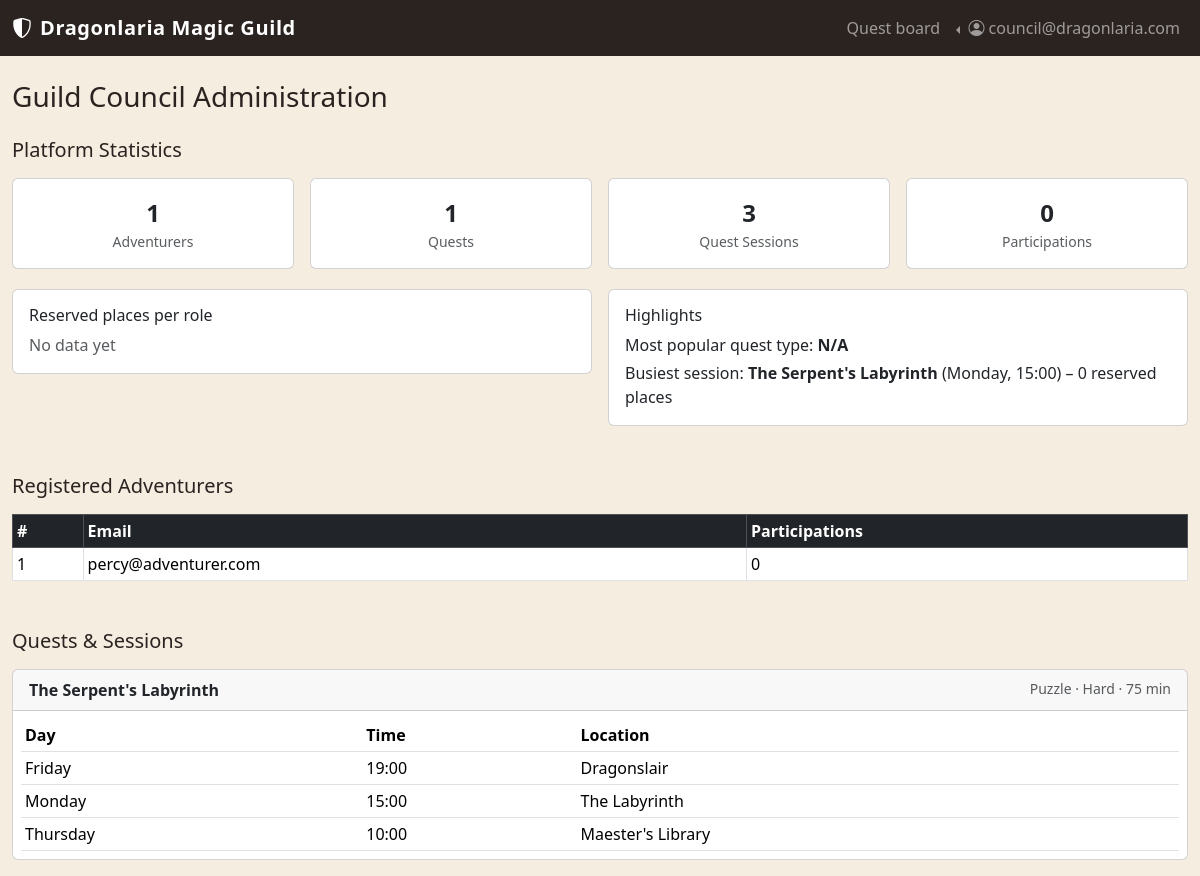
/admin (signed in), run on an earlier commit of the app's database.
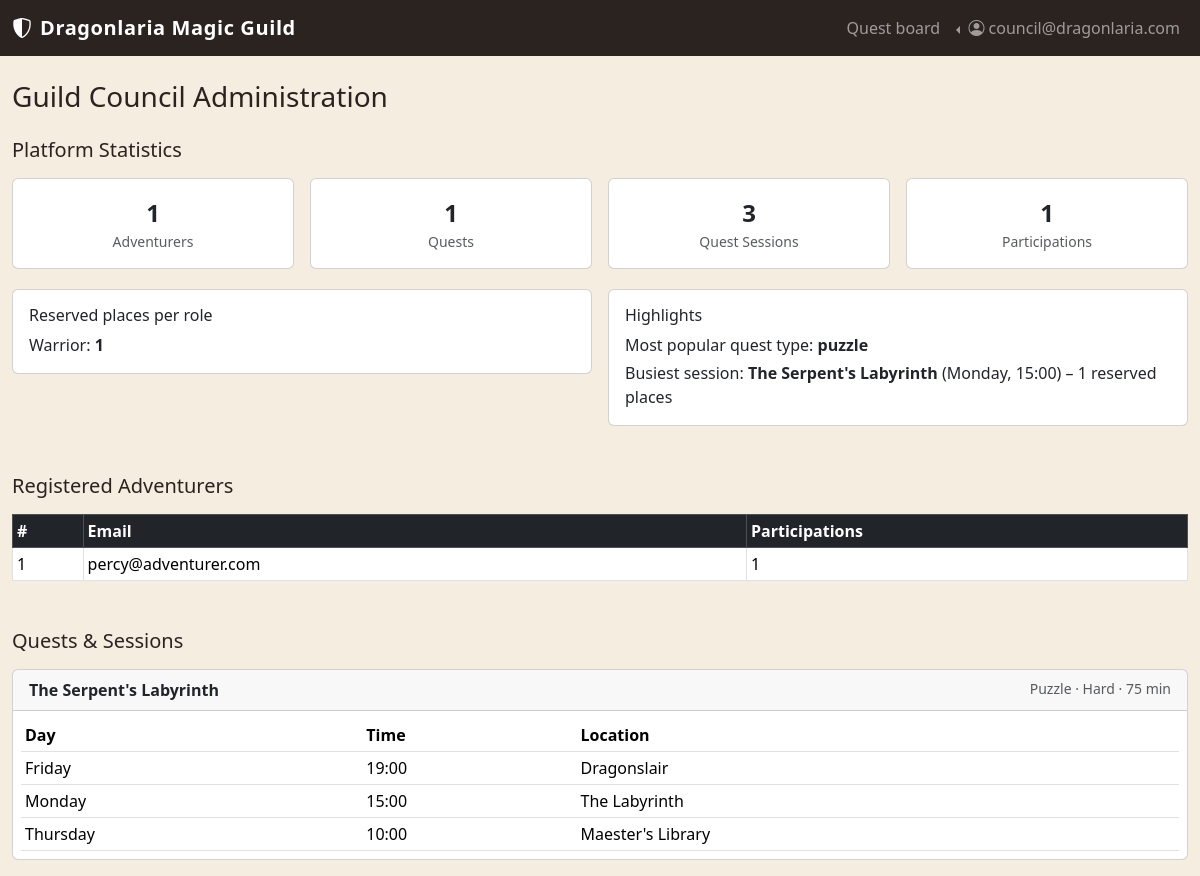
And on a later commit of the database.
### tables this page shows
CREATE TABLE "USERS" (
	"user_id"	INTEGER NOT NULL UNIQUE,
	"email"	TEXT NOT NULL UNIQUE,
	"password_hash"	TEXT NOT NULL UNIQUE,
	"role"	TEXT NOT NULL,
	PRIMARY KEY("user_id" AUTOINCREMENT)
);

CREATE TABLE "QUEST_SESSIONS" (
	"session_id"	INTEGER NOT NULL UNIQUE,
	"quest_id"	INTEGER NOT NULL,
	"day"	TEXT NOT NULL,
	"start_time"	TEXT NOT NULL,
	"location"	TEXT NOT NULL,
	PRIMARY KEY("session_id" AUTOINCREMENT),
	FOREIGN KEY("quest_id") REFERENCES "QUESTS"("quest_id")
);

CREATE TABLE "QUESTS" (
	"quest_id"	INTEGER NOT NULL UNIQUE,
	"created_by"	INTEGER NOT NULL,
	"title"	TEXT NOT NULL,
	"dur_mins"	INTEGER NOT NULL,
	"quest_type"	TEXT NOT NULL,
	"difficulty"	TEXT NOT NULL,
	"desc"	TEXT NOT NULL,
	"image_path"	TEXT NOT NULL,
	PRIMARY KEY("quest_id" AUTOINCREMENT),
	FOREIGN KEY("created_by") REFERENCES "USERS"("user_id")
);

CREATE TABLE "PARTICIPATIONS" (
	"participation_id"	INTEGER NOT NULL UNIQUE,
	"user_id"	INTEGER NOT NULL UNIQUE,
	"session_id"	INTEGER NOT NULL,
	"role_is"	TEXT NOT NULL,
	"places_reserved"	INTEGER NOT NULL,
	PRIMARY KEY("participation_id" AUTOINCREMENT),
	FOREIGN KEY("session_id") REFERENCES "QUEST_SESSIONS"("session_id"),
	FOREIGN KEY("user_id") REFERENCES "USERS"("user_id")
);

### app.py (the view)
@app.route("/admin")
@login_required
def admin():
    if not current_user.is_guild_council():
        flash("Access denied", "danger")
        return redirect(url_for("homepage"))
    adventurers = admin_dao.get_adventurers_with_participation_count()
    quests = admin_dao.get_all_quests_with_sessions()
    stats = admin_dao.get_statistics()
    return render_template("admin/admin.html", adventurers=adventurers, quests=quests, stats=stats)

### admin_dao.py (called while the page is built)
def get_adventurers_with_participation_count():
    query = (
        "SELECT U.user_id, U.email, COUNT(P.participation_id) AS participation_count "
        "FROM USERS U "
        "LEFT JOIN PARTICIPATIONS P ON U.user_id = P.user_id "
        "WHERE U.role = 'adventurer' "
        "GROUP BY U.user_id "
        "ORDER BY U.email"
    )
    conn = sqlite3.connect("database/myquest.db")
    conn.row_factory = sqlite3.Row
    cursor = conn.cursor()
    cursor.execute(query)
    rows = cursor.fetchall()
    cursor.close()
    conn.close()
    return rows

### app.py (called while the page is built)
@login_manager.user_loader
def load_user(user_id):
    db_user = users_dao.get_user_by_id(user_id)
    if db_user is None:
        return None
    return User(id=db_user["user_id"], email=db_user["email"],
                password_hash=db_user["password_hash"], role=db_user["role"])

### models.py (called while the page is built)
    def is_adventurer(self):
        return self.role == "adventurer"

    def is_guild_master(self):
        return self.role == "guild_master"

    def is_guild_council(self):
        return self.role == "guild_council"

### templates/admin/admin.html (shortened to what this page needs)
{% extends "base.html" %}
{% block content %}
<div class="col-12">
  <h1 class="h3 mb-4">Guild Council Administration</h1>
  <section class="mb-5">
    <h2 class="h5 mb-3">Platform Statistics</h2>
    <div class="row g-3">
      <div class="col-6 col-md-3">
        <div class="card text-center p-3">
          <div class="fs-4 fw-bold">{{ stats.total_adventurers }}</div>
          <div class="text-muted small">Adventurers</div>
        </div>
      </div>
      <div class="col-6 col-md-3">
        <div class="card text-center p-3">
          <div class="fs-4 fw-bold">{{ stats.total_quests }}</div>
          <div class="text-muted small">Quests</div>
        </div>
      </div>
      <div class="col-6 col-md-3">
        <div class="card text-center p-3">
          <div class="fs-4 fw-bold">{{ stats.total_sessions }}</div>
          <div class="text-muted small">Quest Sessions</div>
        </div>
      </div>
      <div class="col-6 col-md-3">
        <div class="card text-center p-3">
          <div class="fs-4 fw-bold">{{ stats.total_participations }}</div>
          <div class="text-muted small">Participations</div>
        </div>
      </div>
    </div>
    <div class="row g-3 mt-1">
      <div class="col-12 col-md-6">
        <div class="card p-3">
          <h6 class="mb-2">Reserved places per role</h6>
          <ul class="list-unstyled mb-0">
            {% for role, total in stats.places_per_role.items() %}
            <li>{{ role }}: <strong>{{ total }}</strong></li>
            {% else %}
            <li class="text-muted">No data yet</li>
            {% endfor %}
          </ul>
        </div>
      </div>
      <div class="col-12 col-md-6">
        <div class="card p-3">
          <h6 class="mb-2">Highlights</h6>
          <p class="mb-1">Most popular quest type: <strong>{{ stats.most_popular_quest_type }}</strong></p>
          {% if stats.busiest_session %}
          <p class="mb-0">Busiest session:
            <strong>{{ stats.busiest_session.title }}</strong>
            ({{ stats.busiest_session.day }}, {{ stats.busiest_session.start_time }})
            – {{ stats.busiest_session.total_reserved }} reserved places
          </p>
          {% endif %}
        </div>
      </div>
    </div>
  </section>
  <section class="mb-5">
    <h2 class="h5 mb-3">Registered Adventurers</h2>
    {% if adventurers %}
    <table class="table table-sm table-bordered">
      <thead class="table-dark">
        <tr>
          <th>#</th>
          <th>Email</th>
          <th>Participations</th>
        </tr>
      </thead>
      <tbody>
        {% for a in adventurers %}
        <tr>
          <td>{{ a.user_id }}</td>
          <td>{{ a.email }}</td>
          <td>{{ a.participation_count }}</td>
        </tr>
        {% endfor %}
      </tbody>
    </table>
    {% else %}
    <p class="text-muted">No adventurers registered yet.</p>
    {% endif %}
  </section>
  <section>
    <h2 class="h5 mb-3">Quests &amp; Sessions</h2>
    {% if quests %}
    {% for quest in quests %}
    <div class="card mb-3">
      <div class="card-header d-flex justify-content-between">
        <strong>{{ quest.title }}</strong>
        <span class="text-muted small">{{ quest.quest_type|capitalize }} · {{ quest.difficulty|capitalize }} · {{ quest.duration_minutes }} min</span>
      </div>
      <div class="card-body p-2">
        {% if quest.sessions %}
        <table class="table table-sm mb-0">
          <thead>
            <tr>
              <th>Day</th>
              <th>Time</th>
              <th>Location</th>
            </tr>
          </thead>
          <tbody>
            {% for s in quest.sessions %}
            <tr>
              <td>{{ s.day }}</td>
              <td>{{ s.start_time }}</td>
              <td>{{ s.location }}</td>
            </tr>
            {% endfor %}
          </tbody>
        </table>
        {% else %}
        <p class="text-muted mb-0 small">No sessions scheduled.</p>
        {% endif %}
      </div>
    </div>
    {% endfor %}
    {% else %}
    <p class="text-muted">No quests found.</p>
    {% endif %}
  </section>
</div>
{% endblock %}

What changed in the data, as far as the page shows it:
added PARTICIPATIONS: role_is "Warrior", total "1"
shown differently, row unchanged: QUESTS "The Serpent's Labyrinth": most_popular_quest_type (not shown) → "puzzle"
changed USERS "percy@adventurer.com": participation_count "0" → "1"
Also different on the page:
{{ stats.total_participations }}: "0" → "1"
{{ stats.busiest_session.total_reserved }}: "0" → "1"
{{ stats.most_popular_quest_type }}: "N/A" → (not shown)
text no longer shown: "No data yet"
